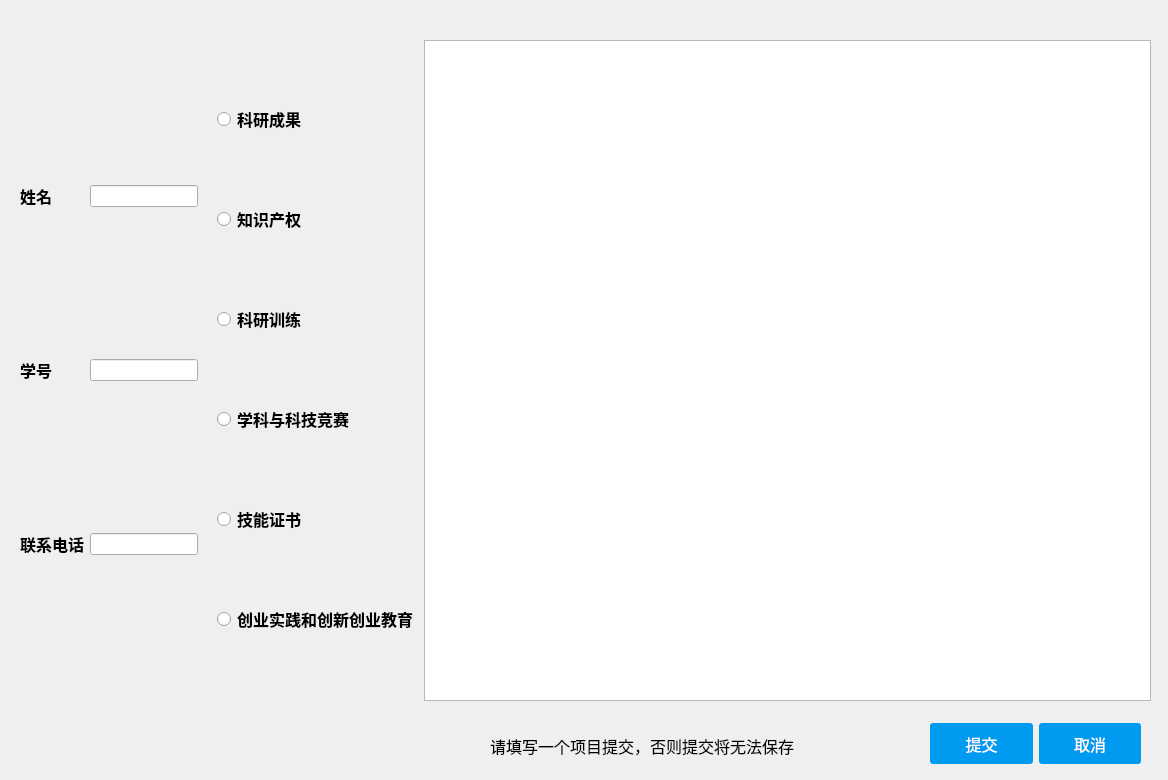
<?xml version="1.0" encoding="UTF-8"?>
<ui version="4.0">
 <class>Dialog</class>
 <widget class="QDialog" name="Dialog">
  <property name="geometry">
   <rect>
    <x>0</x>
    <y>0</y>
    <width>1168</width>
    <height>780</height>
   </rect>
  </property>
  <property name="windowTitle">
   <string>Dialog</string>
  </property>
  <widget class="QWidget" name="horizontalLayoutWidget">
   <property name="geometry">
    <rect>
     <x>20</x>
     <y>40</y>
     <width>1131</width>
     <height>661</height>
    </rect>
   </property>
   <layout class="QHBoxLayout" name="horizontalLayout">
    <item>
     <layout class="QVBoxLayout" name="verticalLayout_2">
      <property name="sizeConstraint">
       <enum>QLayout::SetDefaultConstraint</enum>
      </property>
      <item>
       <layout class="QHBoxLayout" name="horizontalLayout_2">
        <property name="spacing">
         <number>7</number>
        </property>
        <property name="sizeConstraint">
         <enum>QLayout::SetMinAndMaxSize</enum>
        </property>
        <item>
         <widget class="QLabel" name="label_2">
          <property name="font">
           <font>
            <family>Arial</family>
            <pointsize>12</pointsize>
            <weight>75</weight>
            <bold>true</bold>
           </font>
          </property>
          <property name="text">
           <string>姓名</string>
          </property>
         </widget>
        </item>
        <item>
         <widget class="QLineEdit" name="lineEdit">
          <property name="sizePolicy">
           <sizepolicy hsizetype="Minimum" vsizetype="Fixed">
            <horstretch>0</horstretch>
            <verstretch>200</verstretch>
           </sizepolicy>
          </property>
         </widget>
        </item>
       </layout>
      </item>
      <item>
       <layout class="QHBoxLayout" name="horizontalLayout_3">
        <item>
         <widget class="QLabel" name="label_3">
          <property name="font">
           <font>
            <family>Arial</family>
            <pointsize>12</pointsize>
            <weight>75</weight>
            <bold>true</bold>
           </font>
          </property>
          <property name="text">
           <string>学号</string>
          </property>
         </widget>
        </item>
        <item>
         <widget class="QLineEdit" name="lineEdit_2">
          <property name="sizePolicy">
           <sizepolicy hsizetype="Minimum" vsizetype="Fixed">
            <horstretch>0</horstretch>
            <verstretch>0</verstretch>
           </sizepolicy>
          </property>
         </widget>
        </item>
       </layout>
      </item>
      <item>
       <layout class="QHBoxLayout" name="horizontalLayout_4">
        <item>
         <widget class="QLabel" name="label_4">
          <property name="font">
           <font>
            <family>Arial</family>
            <pointsize>12</pointsize>
            <weight>75</weight>
            <bold>true</bold>
           </font>
          </property>
          <property name="text">
           <string>联系电话</string>
          </property>
         </widget>
        </item>
        <item>
         <widget class="QLineEdit" name="lineEdit_3">
          <property name="sizePolicy">
           <sizepolicy hsizetype="Minimum" vsizetype="Fixed">
            <horstretch>0</horstretch>
            <verstretch>0</verstretch>
           </sizepolicy>
          </property>
         </widget>
        </item>
       </layout>
      </item>
     </layout>
    </item>
    <item>
     <widget class="QLabel" name="label">
      <property name="text">
       <string/>
      </property>
     </widget>
    </item>
    <item>
     <layout class="QVBoxLayout" name="verticalLayout">
      <item>
       <widget class="QRadioButton" name="radioButton">
        <property name="font">
         <font>
          <family>Arial</family>
          <pointsize>12</pointsize>
          <weight>75</weight>
          <bold>true</bold>
         </font>
        </property>
        <property name="text">
         <string>科研成果</string>
        </property>
       </widget>
      </item>
      <item>
       <widget class="QRadioButton" name="radioButton_2">
        <property name="font">
         <font>
          <family>Arial</family>
          <pointsize>12</pointsize>
          <weight>75</weight>
          <bold>true</bold>
         </font>
        </property>
        <property name="text">
         <string>知识产权</string>
        </property>
       </widget>
      </item>
      <item>
       <widget class="QRadioButton" name="radioButton_3">
        <property name="font">
         <font>
          <family>Arial</family>
          <pointsize>12</pointsize>
          <weight>75</weight>
          <bold>true</bold>
         </font>
        </property>
        <property name="text">
         <string>科研训练</string>
        </property>
       </widget>
      </item>
      <item>
       <widget class="QRadioButton" name="radioButton_4">
        <property name="font">
         <font>
          <family>Arial</family>
          <pointsize>12</pointsize>
          <weight>75</weight>
          <bold>true</bold>
         </font>
        </property>
        <property name="text">
         <string>学科与科技竞赛</string>
        </property>
       </widget>
      </item>
      <item>
       <widget class="QRadioButton" name="radioButton_5">
        <property name="font">
         <font>
          <family>Arial</family>
          <pointsize>12</pointsize>
          <weight>75</weight>
          <bold>true</bold>
         </font>
        </property>
        <property name="text">
         <string>技能证书</string>
        </property>
       </widget>
      </item>
      <item>
       <widget class="QRadioButton" name="radioButton_6">
        <property name="font">
         <font>
          <family>Arial</family>
          <pointsize>12</pointsize>
          <weight>75</weight>
          <bold>true</bold>
         </font>
        </property>
        <property name="text">
         <string>创业实践和创新创业教育</string>
        </property>
       </widget>
      </item>
     </layout>
    </item>
    <item>
     <layout class="QHBoxLayout" name="horizontalLayout_5"/>
    </item>
    <item>
     <widget class="QListWidget" name="listWidget"/>
    </item>
   </layout>
  </widget>
  <widget class="QLabel" name="label_5">
   <property name="geometry">
    <rect>
     <x>490</x>
     <y>720</y>
     <width>411</width>
     <height>51</height>
    </rect>
   </property>
   <property name="font">
    <font>
     <family>Arial</family>
     <pointsize>12</pointsize>
    </font>
   </property>
   <property name="text">
    <string>请填写一个项目提交，否则提交将无法保存</string>
   </property>
  </widget>
  <widget class="QWidget" name="horizontalLayoutWidget_3">
   <property name="geometry">
    <rect>
     <x>930</x>
     <y>723</y>
     <width>211</width>
     <height>41</height>
    </rect>
   </property>
   <layout class="QHBoxLayout" name="horizontalLayout_6">
    <item>
     <widget class="QPushButton" name="pushButton">
      <property name="sizePolicy">
       <sizepolicy hsizetype="Minimum" vsizetype="Minimum">
        <horstretch>0</horstretch>
        <verstretch>0</verstretch>
       </sizepolicy>
      </property>
      <property name="font">
       <font>
        <family>Arial</family>
        <pointsize>12</pointsize>
       </font>
      </property>
      <property name="styleSheet">
       <string notr="true">QPushButton { background-color: rgb(0, 155, 240); border-radius: 3px; color: rgb(255, 255, 255); } QPushButton:hover { background-color: rgb(245, 69, 255); }</string>
      </property>
      <property name="text">
       <string>提交</string>
      </property>
     </widget>
    </item>
    <item>
     <widget class="QPushButton" name="pushButton_2">
      <property name="sizePolicy">
       <sizepolicy hsizetype="Minimum" vsizetype="Minimum">
        <horstretch>0</horstretch>
        <verstretch>0</verstretch>
       </sizepolicy>
      </property>
      <property name="font">
       <font>
        <family>Arial</family>
        <pointsize>12</pointsize>
        <weight>50</weight>
        <bold>false</bold>
       </font>
      </property>
      <property name="styleSheet">
       <string notr="true">QPushButton { background-color: rgb(0, 155, 240); border-radius: 3px; color: rgb(255, 255, 255); } QPushButton:hover { background-color: rgb(245, 69, 255); }</string>
      </property>
      <property name="text">
       <string>取消</string>
      </property>
     </widget>
    </item>
   </layout>
  </widget>
 </widget>
 <resources/>
 <connections/>
</ui>
